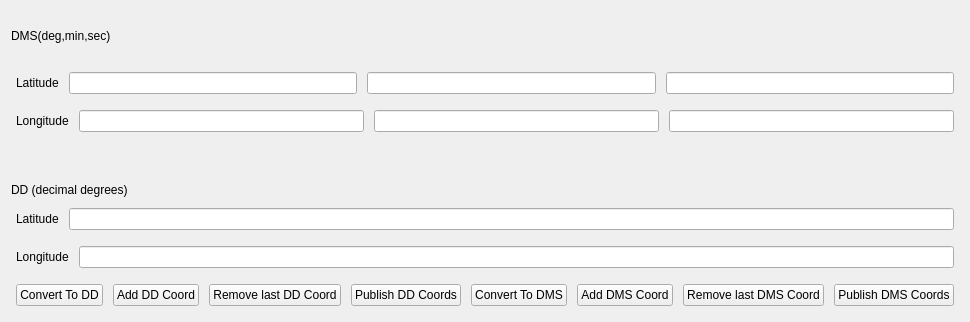
<?xml version="1.0" encoding="UTF-8"?>
<ui version="4.0">
 <class>GPSConvPluginWidget</class>
 <widget class="QWidget" name="GPSConvPluginWidget">
    <property name="windowTitle">
      <string>GPS Converter</string>
    </property>


  <layout class="QVBoxLayout" name="parentLayout">
    
    <item>
    <layout class="QVBoxLayout" name="degLayout">
      <item>
      <widget class="QLabel" name="dmslabel">
        <property name="text">
        <string>DMS(deg,min,sec)</string>
        </property>
        <property name="margin">
          <number>0</number>
        </property>
        <property name="minimumSize">
            <size>
              <height>50</height>
            </size>
        </property>
      </widget></item>

      <item>
      <layout class="QHBoxLayout" name="latDegLayout">
        <property name="spacing">
          <number>10</number>
        </property>
        <property name="margin">
          <number>5</number>
        </property>
        <item>
        <widget class="QLabel" name="latlabelDeg">
          <property name="text">
          <string>Latitude</string>
          </property>
          <property name="margin">
            <number>0</number>
          </property>
        </widget>
        </item>

        <item>
        <widget class="QLineEdit" name="latDeg">
          <property name="minimumSize">
            <size>
            <width>100</width>
            <height>20</height>
            </size>
          </property>
        </widget>
        </item>

        <item>
        <widget class="QLineEdit" name="latMin">
          <property name="minimumSize">
            <size>
            <width>100</width>
            <height>20</height>
            </size>
          </property>
        </widget></item>

        <item>
        <widget class="QLineEdit" name="latSec">
          <property name="minimumSize">
            <size>
            <width>100</width>
            <height>20</height>
            </size>
          </property>
        </widget>
        </item>
      </layout></item>

      <item>
      <layout class="QHBoxLayout" name="lonDegLayout">
        <property name="spacing">
          <number>10</number>
        </property>
        <property name="margin">
          <number>5</number>
        </property>
        <item>
        <widget class="QLabel" name="lonlabelDeg">
          <property name="text">
          <string>Longitude</string>
          </property>
          <property name="margin">
            <number>0</number>
          </property>
        </widget></item>

        <item>
        <widget class="QLineEdit" name="lonDeg">
          <property name="minimumSize">
            <size>
            <width>100</width>
            <height>20</height>
            </size>
          </property>
        </widget></item>

        <item>
        <widget class="QLineEdit" name="lonMin">
          <property name="minimumSize">
            <size>
            <width>100</width>
            <height>20</height>
            </size>
          </property>
        </widget></item>

        <item>
        <widget class="QLineEdit" name="lonSec">
          <property name="minimumSize">
            <size>
            <width>100</width>
            <height>20</height>
            </size>
          </property>
        </widget></item>
      </layout></item>
    </layout></item>

    <item><layout class="QHBoxLayout" name="spaceLayout">
      <property name="margin">
        <number>20</number>
      </property>
    </layout></item>

    <item>
    <layout class="QVBoxLayout" name="decLayout">
        <item>
        <widget class="QLabel" name="ddlabel">
          <property name="text">
          <string>DD (decimal degrees)</string>
          </property>
          <property name="margin">
            <number>0</number>
          </property>
        </widget></item>

      <item>
      <layout class="QHBoxLayout" name="latDecLayout">
        <property name="spacing">
          <number>10</number>
        </property>
        <property name="margin">
          <number>5</number>
        </property>
        <item>
        <widget class="QLabel" name="latlabelDec">
          <property name="text">
          <string>Latitude</string>
          </property>
          <property name="margin">
            <number>0</number>
          </property>
        </widget></item>
        <item>
        <widget class="QLineEdit" name="latDec">
          <property name="minimumSize">
            <size>
            <width>100</width>
            <height>20</height>
            </size>
          </property>
        </widget></item>
      </layout></item>

      <item>
      <layout class="QHBoxLayout" name="lonDecLayout">
        <property name="spacing">
          <number>10</number>
        </property>
        <property name="margin">
          <number>5</number>
        </property>
        <item>
        <widget class="QLabel" name="lonlabelDec">
          <property name="text">
          <string>Longitude</string>
          </property>
          <property name="margin">
            <number>0</number>
          </property>
        </widget></item>
        <item>
        <widget class="QLineEdit" name="lonDec">
          <property name="minimumSize">
            <size>
            <width>100</width>
            <height>20</height>
            </size>
          </property>
        </widget></item>
      </layout></item>
    </layout></item>

    <item>
    <layout class="QHBoxLayout" name="buttonLayout">
      <property name="spacing">
        <number>10</number>
      </property>
      <property name="margin">
        <number>5</number>
      </property>
      <item>
      <widget class="QPushButton" name="ddButton">
          <property name="text">
            <string>Convert To DD</string>
          </property>
      </widget></item>
      <item>
      <widget class="QPushButton" name="ddAddButton">
          <property name="text">
            <string>Add DD Coord</string>
          </property>
      </widget></item>
      <item>
      <widget class="QPushButton" name="ddRemButton">
          <property name="text">
            <string>Remove last DD Coord</string>
          </property>
      </widget></item>
      <item>
      <widget class="QPushButton" name="ddPublishButton">
          <property name="text">
            <string>Publish DD Coords</string>
          </property>
      </widget></item>
      <item>
      <widget class="QPushButton" name="dmsButton">
          <property name="text">
            <string>Convert To DMS</string>
          </property>
      </widget></item>
      <item>
      <widget class="QPushButton" name="dmsAddButton">
          <property name="text">
            <string>Add DMS Coord</string>
          </property>
      </widget></item>
      <item>
      <widget class="QPushButton" name="dmsRemButton">
          <property name="text">
            <string>Remove last DMS Coord</string>
          </property>
      </widget></item>
      <item>
      <widget class="QPushButton" name="dmsPublishButton">
          <property name="text">
            <string>Publish DMS Coords</string>
          </property>
      </widget></item>
    </layout></item>

  </layout>




 </widget>
 <resources/>
 <connections/>
</ui>
